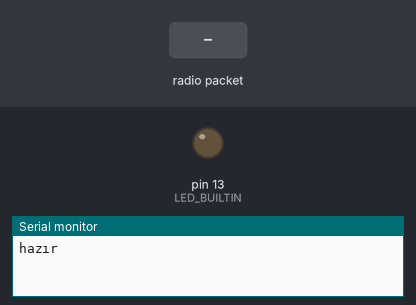
This sketch was run on a simulated Arduino Uno, built with avr-gcc and run on an emulated ATmega328P. Parts: output pins drawn as LEDs (lit = HIGH), the last lines printed to the serial monitor. The test bench sets the inputs (shaded band). No radio packets arrive unless stated.

Above: at 1.2 s.
1.3 s: radio packet "THS1ONAA" arrives
At 1.8 s:
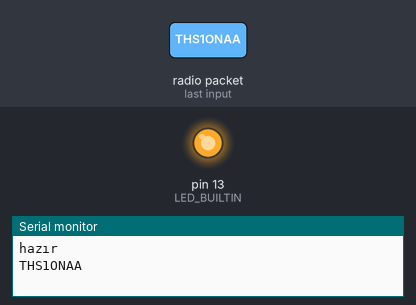
2.8 s: radio packet "1" arrives
4.3 s: radio packet "0" arrives
Timing chart, 0 to 7.3 s (numbered marks = the images above; inputs shaded):
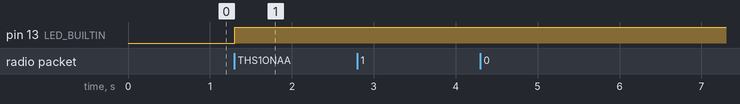

The sketch:

CL2.ino
```cpp
//EV alıcı


#include <RH_ASK.h>
#include <SPI.h> // Not actualy used but needed to compile

RH_ASK driver;

void setup()
{ pinMode(LED_BUILTIN, OUTPUT);
    Serial.begin(115200);  // Debugging only
    if (!driver.init())
         Serial.println("init failed");


     Serial.println("hazır");
}

void loop()
{
    rfal();
}


void rfal()
{
    uint8_t buf[8];
    uint8_t buflen = sizeof(buf);
    if (driver.recv(buf, &buflen)) // Non-blocking
    {
      int i;
      // Message with a good checksum received, dump it.
     // Serial.print("Message: ");
    //  Serial.println((char*)buf);
       String rdgelen = (char*)buf;
       rdgelen= rdgelen.substring(0,8);
  Serial.println(rdgelen);
      if(rdgelen == "THS1ONAA") digitalWrite(LED_BUILTIN, HIGH);


    }

}
/*

#include <VirtualWire.h>
#include <Wire.h>
//#include <SPI.h>
const int receive_pin = 10;
String rdgelen="nn";


void setup() {

 pinMode(LED_BUILTIN, OUTPUT);
  Serial.begin(115200);
  //mcu.begin(115200);
// Initialise the IO and ISR
vw_set_rx_pin(receive_pin);
vw_set_ptt_inverted(true); // Required for DR3100

    vw_setup(500);   // Bits per sec
    vw_rx_start();       // Start the receiver PLL running
  Serial.println("hazır");

}
void loop() {

   rdal();


}


}
  /*
 void gonder ()
{
   // Bu fonksiyona serial print koyma delaylarla oynama
   delay(5);
   radio.stopListening();
   const char msg[] ="YTKYBN";
   radio.write(&msg, sizeof(msg));
   delay (1000);

}

*/


  /*
void mcual()
{


   while (mcu.available()){
   Serial.println("GELEN VAR");
   blgelen=  mcu.readString();
   uzunluk= blgelen.length();
   uzunluk=uzunluk- 3;
   txtmi = blgelen.substring (0 ,2);
   if (txtmi=="42") blgelen=blgelen.substring (18, uzunluk);


   Serial.println(blgelen);

   }
    */

       /*
   while (Serial.available()){

      serigelen = Serial.readString();
      blu.println(serigelen);


   }
 */


/*
void rdgonder (String giden)
{
    char msg[7]="";
    giden.toCharArray(msg,7);
    delay(5);
    radio.stopListening();
      Serial.println (msg);
    radio.write(&msg, sizeof(msg));


    Serial.println ("gitti");

    //delay (1400);
    delay(10);

}

*/


/*
 void durum(){

if (digitalRead(lam) == HIGH)   lamba= "LAMBA YANYO" ;
  if (digitalRead(lam) == LOW )lamba= "LAMBA SONUK" ;
 if (digitalRead(LED_BUILTIN) == HIGH)  almdrm = "ALARM ACIK" ;
  if (digitalRead(LED_BUILTIN) == LOW)  almdrm = "ALARM KAPA" ;
 // Serial.println(lamba);

  // isi=rtc.getTemp();
  int isi = dht.readTemperature();
  int volt = analogRead(vin);
  double voltaj = map ( volt, 0, 1023, 0,2500) + offset;

  voltaj /= 100;


    msg= String( voltaj,2);
    msg = "v "+ msg + " " + lamba + " " + isi +  " " + almdrm;
    Serial.println(msg);
    blu.println(msg);


}

 */
```

Measured:
- after the input at 1.3 s, pin 13 (LED_BUILTIN): LOW → HIGH at once
